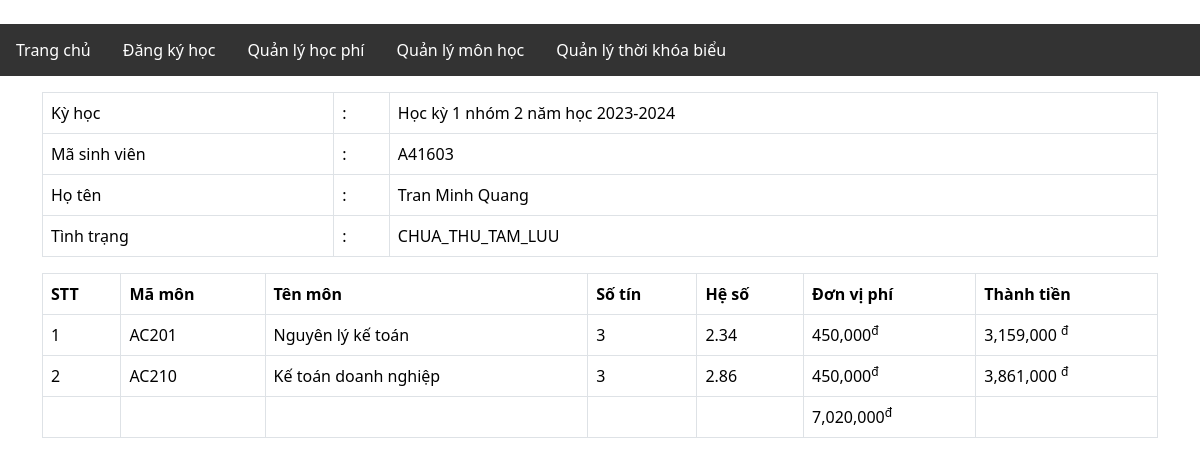
The app's page /view/fee_manager.php?detail_tuition=A41603&semester=1 with its own data.
### tables this page shows
CREATE TABLE `semester` (
  `id` int(11) NOT NULL,
  `semester_name` text NOT NULL,
  `year` varchar(9) NOT NULL
);

CREATE TABLE `student` (
  `student_code` varchar(6) NOT NULL,
  `student_name` text NOT NULL
);

CREATE TABLE `tuition` (
  `id` int(11) NOT NULL,
  `student_code` varchar(6) NOT NULL,
  `semester_id` int(11) NOT NULL,
  `subject_code` varchar(8) NOT NULL,
  `credits` int(11) NOT NULL,
  `coef` double NOT NULL,
  `cost` int(11) NOT NULL,
  `status` varchar(40) DEFAULT 'CHUA_THU_TAM_LUU',
  `date_create` date NOT NULL,
  `date_payment` date DEFAULT NULL
);

CREATE TABLE `subject` (
  `subject_code` varchar(8) NOT NULL,
  `subject_name` text NOT NULL,
  `credits` int(11) NOT NULL,
  `coef` double NOT NULL
);

### models/semester.php (called while the page is built, shortened)
<?php
class Semester extends DB
{
    public function getSemester($id)
    {
        $stmt = $this->connect();
        $query = $stmt->prepare("SELECT * FROM semester WHERE id = ?");
        $query->execute([$id]);
        return $query->fetch();
    }
}

### models/account.php (called while the page is built, shortened)
<?php
class Account extends DB
{
    public function getStudentInfo($studentCode)
    {
        $stmt = $this->connect();
        $query = $stmt->prepare("SELECT * FROM student WHERE student_code = ?");
        $query->execute([$studentCode]);
        return $query->fetch();
    }
}

### models/tuition.php (called while the page is built, shortened)
<?php
class Tuition extends DB
{
    public function getTuitionDetail($studentCode, $semesterID)
    {
        $stmt = $this->connect();
        $query = $stmt->prepare("SELECT S.subject_code, subject_name, T.credits, T.coef, cost, (T.credits*T.coef*cost) as total, status FROM `tuition` T JOIN `subject` S ON T.subject_code = S.subject_code WHERE student_code = ? AND semester_id = ?");
        $query->execute([$studentCode, $semesterID]);
        return $query->fetchAll();
    }
    public function calcTuitionBySemester($studentCode, $semesterID)
    {
        $stmt = $this->connect();
        $query = $stmt->prepare("SELECT SUM(credits*coef*cost) as total FROM tuition WHERE student_code = ? AND semester_id = ?");
        $query->execute([$studentCode, $semesterID]);
        return $query->fetch()["total"];
    }
}

### view/fee_manager.php (the view, shortened to what this page needs)
<?php
include_once dirname(__DIR__) . "/models/account.php";
include_once dirname(__DIR__) . "/models/tuition.php";
include_once dirname(__DIR__) . "/models/semester.php";
$student = new Account();
$semester = new Semester();
$semesterList = $semester->getSemesterList();
$tuition = new Tuition();
?>
<!DOCTYPE html>
<html lang="en">
<head>
    <link href="https://cdn.jsdelivr.net/npm/bootstrap@5.3.1/dist/css/bootstrap.min.css" rel="stylesheet">
    <link rel="stylesheet" href="https://cdnjs.cloudflare.com/ajax/libs/font-awesome/6.4.2/css/all.min.css" />
</head>
<body>
    <div class="container">
        <?php if (isset($_GET["detail"])) {
            $studentCode = $_GET["detail"];
            $list = $tuition->getTuition($studentCode);
            $total = $tuition->calcTotalTuition($studentCode);
        ?>
            <table id="student-table" class="table table-bordered">
                <thead>
                    <tr>
                        <th>STT</th>
                        <th>Học kỳ</th>
                        <th>Số tín</th>
                        <th>Số tiền</th>
                        <th>Trạng thái</th>
                        <th></th>
                    </tr>
                </thead>
                <tbody>
                    <?php
                    $index = 1;
                    foreach ($list as $row) {
                        echo "<tr>
                            <td> " . $index++ . "</td>
                            <td> " . $row["semester_name"] . "</td>
                            <td> " . $row["total_credits"] . "</td>
                            <td> " . number_format($row["total_fee"]) . " <sup>đ</sup></td>
                            <td> " . $row["status"] . "</td>
                            <td style=\"text-align: center;\">
                                <a href=\"?detail_tuition=" . $row["student_code"] . "&semester=" . $row["semester_id"] . "\"><i class=\"fa fa-eye\" aria-hidden=\"true\"></i></a>
                            </td>
                        </tr>";
                    }
                    ?>
                    <tr>
                        <td></td>
                        <td></td>
                        <td></td>
                        <td><?= number_format($total) ?><sup>đ</sup></td>
                        <td></td>
                        <td></td>
                    </tr>
                </tbody>
            </table>
        <?php
        } else if (isset($_GET["detail_tuition"])) {
            $studentCode = $_GET["detail_tuition"];
            $semesterID = $_GET["semester"];
            $data = $tuition->getTuitionDetail($studentCode, $semesterID);
            $total = $tuition->calcTuitionBySemester($studentCode, $semesterID);
            $semesterInfo = $semester->getSemester($semesterID);
            $studentInfo = $student->getStudentInfo($studentCode);
        ?>
            <table class="table table-bordered">
                <tr>
                    <td>Kỳ học</td>
                    <td>:</td>
                    <td><?= $semesterInfo["semester_name"]; ?> năm học <?= $semesterInfo["year"]; ?></td>
                </tr>
                <tr>
                    <td>Mã sinh viên</td>
                    <td>:</td>
                    <td><?= $studentCode; ?></td>
                </tr>
                <tr>
                    <td>Họ tên</td>
                    <td>:</td>
                    <td><?= $studentInfo["student_name"]; ?></td>
                </tr>
                <tr>
                    <td>Tình trạng</td>
                    <td>:</td>
                    <td><?= $data[0]["status"]; ?></td>
                </tr>
            </table>
            <table id="student-table" class="table table-bordered">
                <thead>
                    <tr>
                        <th>STT</th>
                        <th>Mã môn</th>
                        <th>Tên môn</th>
                        <th>Số tín</th>
                        <th>Hệ số</th>
                        <th>Đơn vị phí</th>
                        <th>Thành tiền</th>
                    </tr>
                </thead>
                <tbody>
                    <?php
                    $index = 1;
                    foreach ($data as $row) {
                        echo "<tr>
                            <td> " . $index++ . "</td>
                            <td> " . $row["subject_code"] . "</td>
                            <td> " . $row["subject_name"] . "</td>
                            <td> " . $row["credits"] . "</td>
                            <td> " . $row["coef"] . "</td>
                            <td> " . number_format($row["cost"]) . "<sup>đ</sup></td>
                            <td> " . number_format($row["total"]) . " <sup>đ</sup></td>
                        </tr>";
                    }
                    ?>
                    <tr>
                        <td></td>
                        <td></td>
                        <td></td>
                        <td></td>
                        <td></td>
                        <td><?= number_format($total) ?><sup>đ</sup></td>
                        <td></td>
                    </tr>
                </tbody>
            </table>
        <?php
        } else if (isset($_GET["calcTuition"])) {
            if (isset($_POST["submit"])) {
                $semesterID = $_POST["semester"];
                $tuition->addTuition($semesterID);
            }
        ?>
            <form method="post">
                <div class="form-floating mb-3 mt-3">
                    <select class="form-select" id="semester" name="semester">
                        <option value="">---Lựa chọn---</option>
                        <?php
                        foreach ($semesterList as $row) {
                            echo '<option value="' . $row["id"] . '">' . $row["semester_name"] . " năm học " . $row["year"] . '</option>';
                        }
                        ?>
                    </select>
                    <label for="sel1" class="form-label">Học kỳ:</label>
                </div>
                <div class="col-sm-6">
                    <div class="form-floating mb-3 mt-3">
                        <button class="btn btn-success" name="submit">Tính tiền học</button>
                    </div>
                </div>
            </form>
        <?php
        } ?>
    </div>
</body>
</html>

### view/fee_manager.php (style rules this page uses)
td { vertical-align: middle; }

### records on screen
semester: semester_name "Học kỳ 1 nhóm 2", year "2023-2024"
student: student_name "Tran Minh Quang"
tuition: status "CHUA_THU_TAM_LUU", subject_code.subject_code "AC201", subject_code.subject_name "Nguyên lý kế toán", credits "3", coef "2.34", cost "450,000", total "3,159,000"
tuition: subject_code.subject_code "AC210", subject_code.subject_name "Kế toán doanh nghiệp", credits "3", coef "2.86", cost "450,000", total "3,861,000"

### other values on screen
$studentCode "A41603"
$total "7,020,000"
